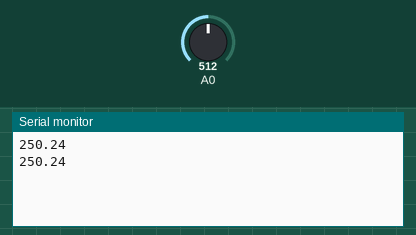
Bench run of a sketch on a simulated Arduino Uno, built with avr-gcc and run on an emulated ATmega328P. Parts: the last lines printed to the serial monitor. The test bench sets the inputs (shaded band); at power-on: A0 = 512.

Above: at 1.8 s.
1.9 s: A0 set to 716
At 2.8 s:
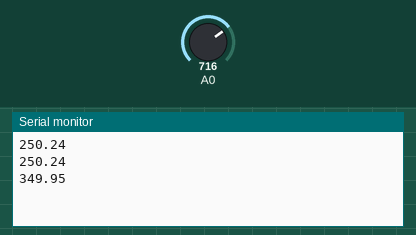
3.4 s: A0 set to 900
At 4.8 s:
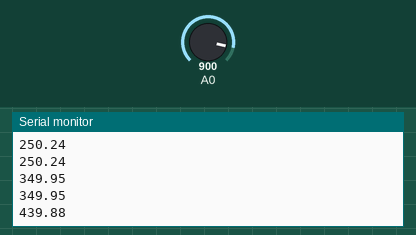
Timing chart, 0 to 6.4 s (numbered marks = the images above; inputs shaded):
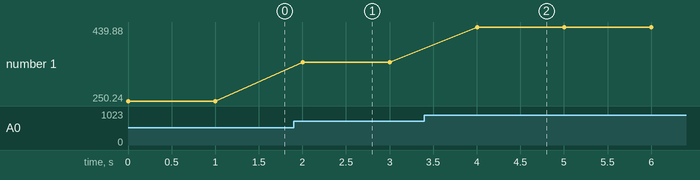

The sketch:

lm35.ino
```cpp
//Creamos una variable de tipo entero
int lectura = 0;

//Creamos una variable de tipo flotante
float temperatura = 0.0;

void setup() {
  //Iniciamos la comunicación serial
  Serial.begin(9600);
}

void loop() {
  //Tomamos la lectura analógica del pin al cual conectamos
  //la señal de nuestro sensor
  lectura = analogRead(A0);

  //Obtenemos la temperatura con la siguiente formula:
  temperatura = (( lectura * (500.0 / 1023.0)) );

  //Imprimimos por monitor serie la temperatura en celcius
  Serial.println(temperatura);

  delay(1000);
}
```

Measured:
- after the input at 1.9 s, the serial monitor: prints a new line after 0.10 s (image 1)
- after the input at 3.4 s, the serial monitor: prints a new line after 0.60 s (image 2)
- plotted number 1: 250.24 → 349.95 after the input at 1.9 s, 349.95 → 439.88 after the input at 3.4 s
